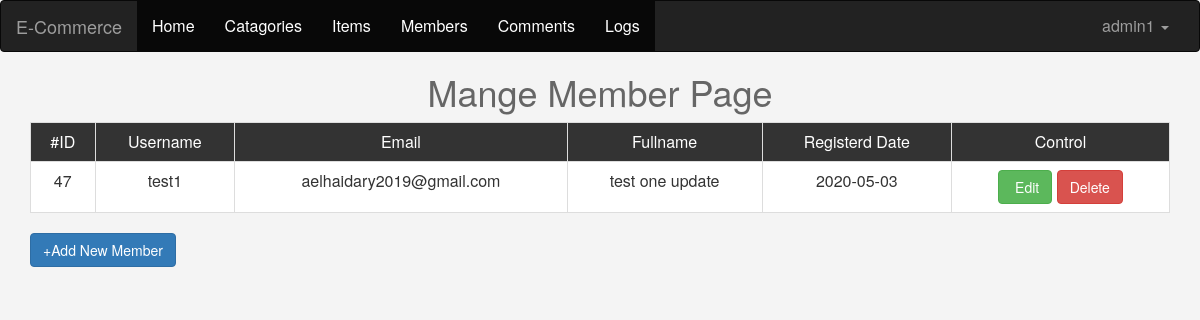
Screenshot of /admin/members.php (signed in) with the database file from the repository.
### tables this page shows
CREATE TABLE `users` (
  `userID` int(11) NOT NULL,
  `username` varchar(100) NOT NULL,
  `password` int(11) NOT NULL,
  `Email` varchar(100) NOT NULL,
  `fullname` varchar(100) NOT NULL,
  `GroupID` int(11) NOT NULL,
  `TrustSatus` int(10) NOT NULL DEFAULT '0',
  `RegStatus` int(10) NOT NULL DEFAULT '0',
  `date` date NOT NULL
);

### admin/members.php (the view, shortened to what this page needs)
<?php
if(isset($_SESSION['username'])){
    include 'init.php';
    $action=isset($_GET['action']) ? $_GET['action']:'mange';
  if($action=='mange'){
        $query='';
        $stmt=$link->prepare("SELECT * FROM users WHERE GroupID !=1 $query");
        $stmt->execute();
        $row=$stmt->fetchAll();
        ?>
    <h1  class="text-center" style="color:#666">Mange Member Page</h1>
    <div class="container">
        <div class="table-responsive">
            <table   class="table table-bordered">
                <tr style="background-color:#333;color:#fff;text-align:center" >
                    <td>#ID</td>
                    <td>Username</td>
                    <td>Email</td>
                    <td>Fullname</td>
                    <td>Registerd Date</td>
                    <td>Control</td>
                </tr>
                <?php
                foreach($row as $info){
                    echo "<tr style='background-color:white;text-align:center'>";
                     echo "<td>".$info['userID']."</td>";
                     echo "<td>".$info['username']."</td>";
                     echo "<td>".$info['Email']."</td>";
                     echo "<td>".$info['fullname']."</td>";
                     echo "<td>".$info['date']."</td>";
                    echo  "<td class='text-center'>
                       <a href='members.php?action=edit&userid=".$info['userID']."' class='btn btn-success'><i class='fa fa-edit'></i>Edit</a>
                        <a href='members.php?action=delete&userid=".$info['userID']."' class='btn btn-danger confirm '> Delete  </a>";
                   echo "</td>";
                    echo "</tr>";
                }
                ?>
            </table>
        </div>
        <a href="members.php?action=add" class="btn btn-primary">+Add New Member</a>
    </div>
            <?php
}
}
else{
    header('location:index.php');
}
?>

### admin/layout/css/backend.css (style rules this page uses)
body { background-color:#f4f4f4; font-size:16px; }

### rows the page displays
users: userID "47", username "test1", Email "aelhaidary2019@gmail.com", fullname "test one update", date "2020-05-03"

### other values shown
$_SESSION['username'] "admin1"
